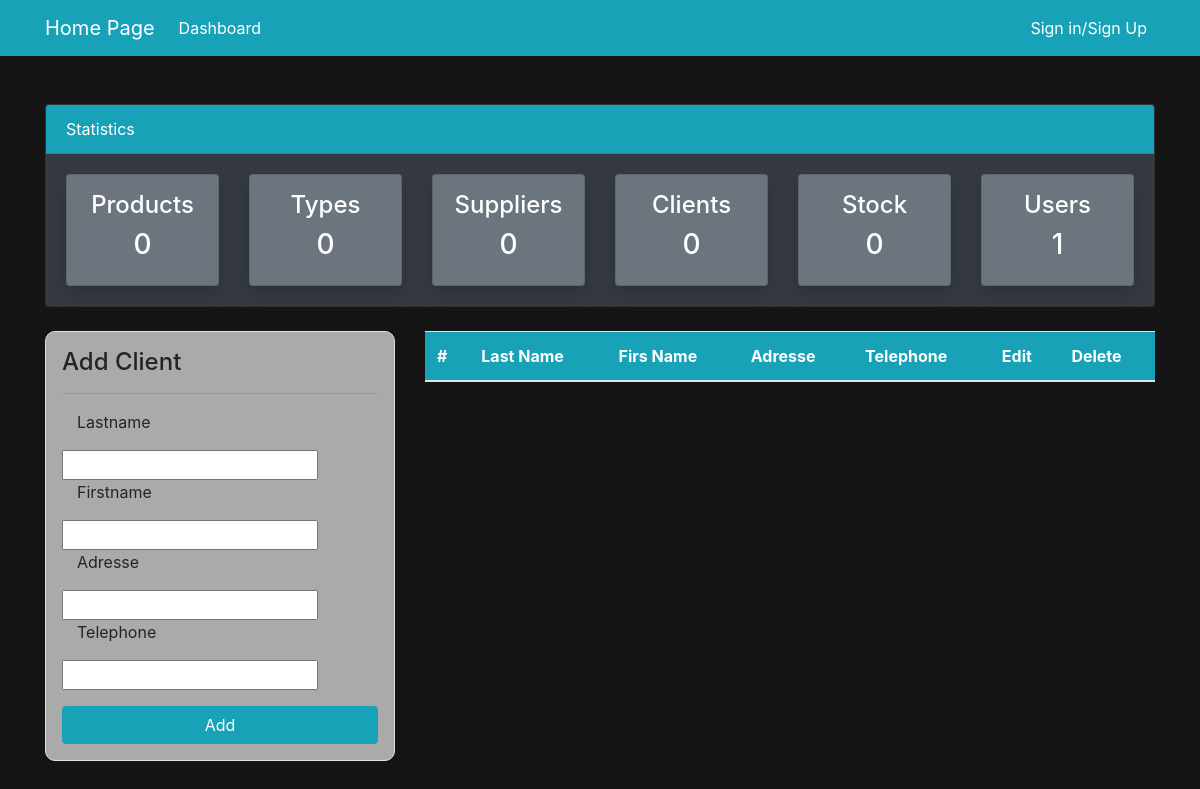
The app's page /list_Client/ (signed in), older data.
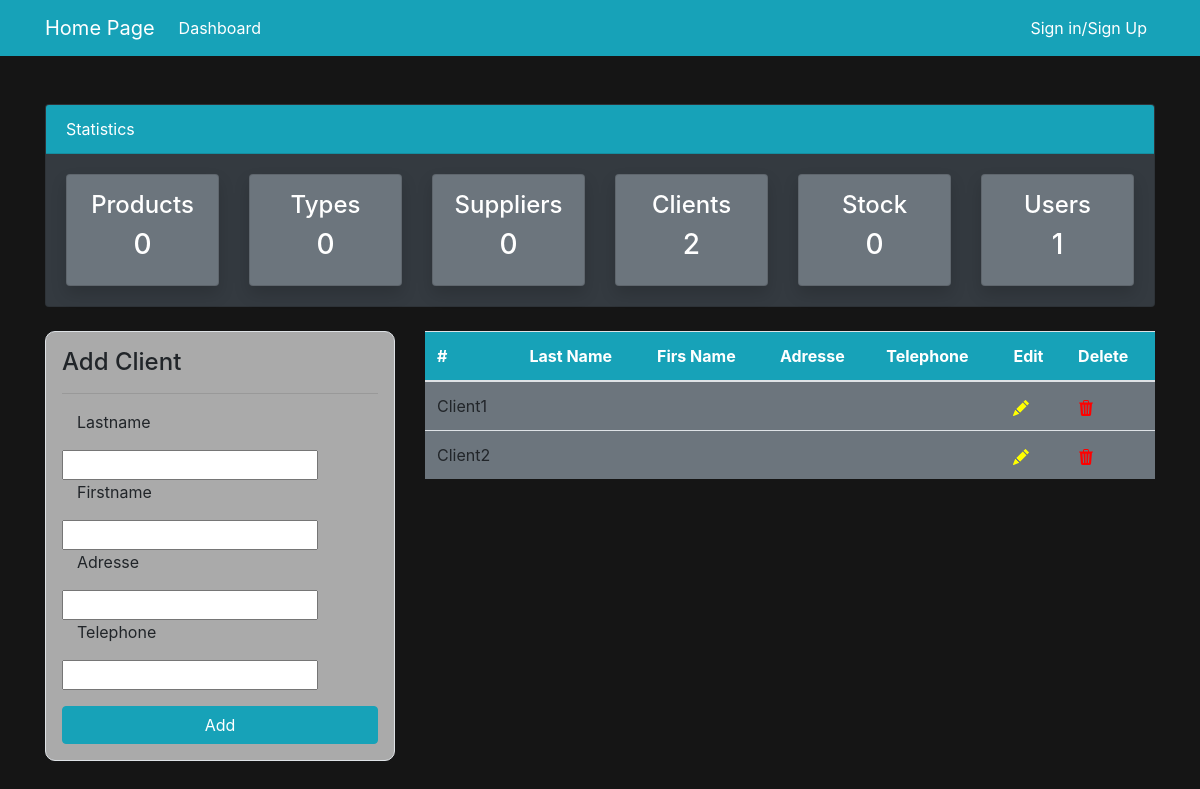
The same page, newer data.
### GestStockMagasin/models.py (models this page shows, shortened)
class Client (models.Model):
    CodeC = models.AutoField(primary_key= True)
    NomC = models.CharField(max_length=100,default="")
    PrenomC = models.CharField(max_length=100,default="")
    AdresseC = models.CharField(max_length=100,default="")
    TelephoneC = models.CharField(max_length=100,default="")

### GestStockMagasin/views.py (the view)
# urls.py: path('list_Client/',views.afficher_Client, name="dashboard-client"),
@login_required(login_url='dash-login')
def afficher_Client(request):
    prods = Produit.objects.all()
    prod_count = prods.count()
    fours = Fournisseur.objects.all()
    fours_count = fours.count()
    types = TypeProduit.objects.all()
    type_count = types.count()
    users = User.objects.all()
    user_count = users.count()
    Clients = Client.objects.all()
    client_count = Clients.count()
    stock = Stock.objects.all()
    stock_count = stock.count()
    if request.method == 'POST':
        form = ClientForm(request.POST)
        if form.is_valid():
            form.save()
            C_name = form.cleaned_data.get('NomC')
            messages.success(request, f'{C_name} has been added')
            return redirect("dashboard-client")
    else:
        form = ClientForm()
    context = {
        'Clients': Clients,
        'form': form,
        'P_count':prod_count,
        'F_count':fours_count,
        'C_count':client_count,
        'U_count': user_count,
        'T_count':type_count,
        'S_count':stock_count,
    }
    return render(request, 'dashboard/Clients.html', context)

### GestStockMagasin/forms.py
class ClientForm(forms.ModelForm):
    class Meta:
        model = Client
        fields ='__all__'

### GestStockMagasin/templates/dashboard/Clients.html (shortened to what the changed rows need)
<!DOCTYPE html>
<html lang="en">
  <head>
    <link rel="stylesheet" href="GestStockMagasin/static/css/mystyle.css" />
    <link
      rel="stylesheet"
      href="https://cdn.jsdelivr.net/npm/bootstrap@4.6.2/dist/css/bootstrap.min.css"
    />
  </head>
  <body style="background-color: #151515">
    <div class="container">
      <div class="row mt-5">
        <div class="col-md-12">
          <div class="card bg-dark">
            <div class="card-body">
              <div class="row">
                <div class="col-md-2">
                  <a
                    class="text-decoration-none text-white"
                    href="{% url 'dashboard-client' %}"
                  >
                    <div
                      class="card my-card shadow text-center p-3 bg-secondary"
                    >
                      <h4>Clients </h4>
                      <h3>{{ C_count }}</h3>
                    </div>
                  </a>
                </div>
              </div>
            </div>
          </div>
        </div>
      </div>
    </div>
    <div class="container">
      <div class="row my-4">
        <div class="col-md-8">
          <table class="table bg-secondary">
            <thead class="bg-info">
              <tr class="text-white">
                <th scope="col">#</th>
                <th scope="col">Last Name</th>
                <th scope="col">Firs Name</th>
                <th scope="col">Adresse</th>
                <th scope="col">Telephone</th>
                <th scope="col">Edit</th>
                <th scope="col">Delete</th>
              </tr>
            </thead>
            <tbody>
              {% for C in Clients %}
              <tr>
                <td class="text-black">{{ C.CodeC }}</td>
                <td class="text-black">{{ C.NomC }}</td>
                <td class="text-black">{{ C.PrenomC }}</td>
                <td class="text-black">{{ C.AdresseC }}</td>
                <td class="text-black">{{ C.TelephoneC }}</td>
                <td class="text-black">
                  <a href="{% url 'edit-client' C.CodeC %}">
                  </a>
                </td>
                <td class="text-black">
                  <a href="{% url 'delete-client' C.CodeC %}">
                  </a>
                </td>
              </tr>
              {% endfor %}
            </tbody>
          </table>
        </div>
      </div>
    </div>
  </body>
</html>

Row changes from the older to the newer data that the page shows:
added Client: CodeC "Client1"
added Client: CodeC "Client2"
Text that changed along with them:
{{ C_count }}: "0" → "2"
